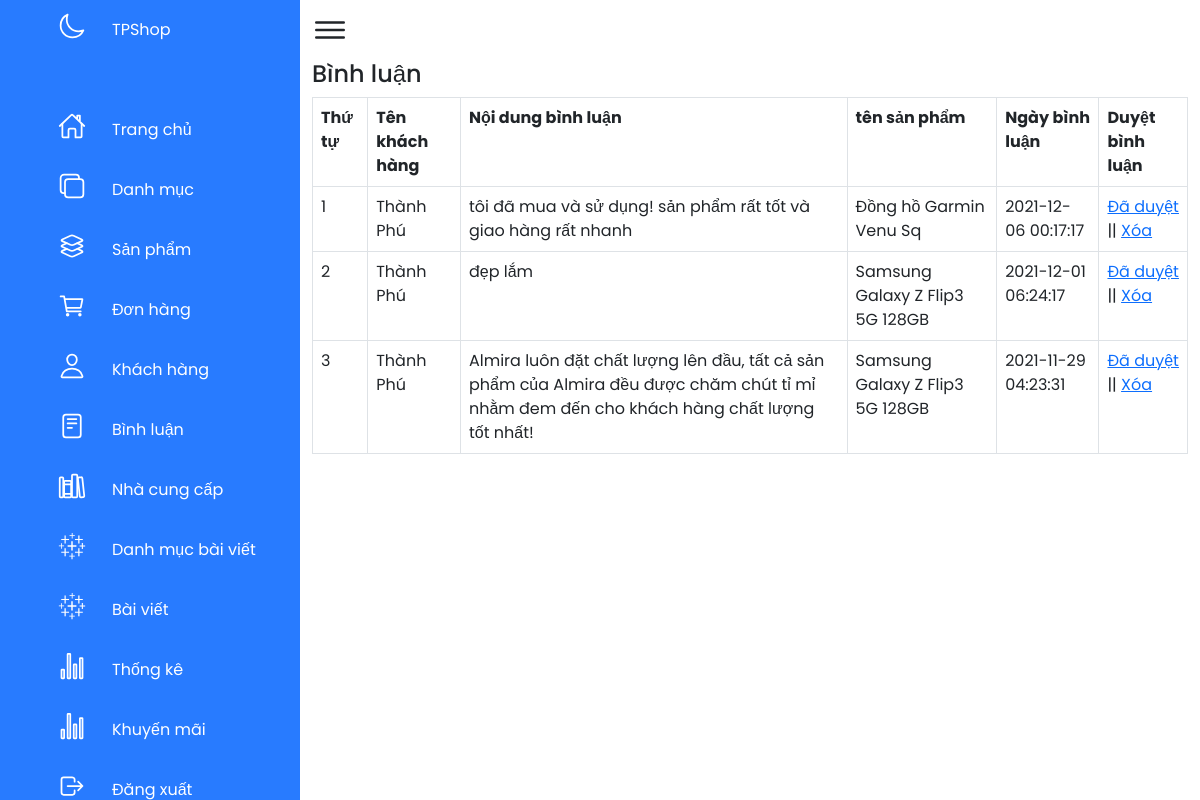
The app's page /admin/xulybinhluan.php with its own data.
### tables this page shows
CREATE TABLE `binhluan` (
  `binhluan_id` int(11) NOT NULL,
  `khachhang_id` int(11) NOT NULL,
  `name` varchar(100) NOT NULL,
  `noidung` text NOT NULL,
  `sanpham_id` int(11) NOT NULL,
  `ngaythang` timestamp NOT NULL DEFAULT current_timestamp() ON UPDATE current_timestamp(),
  `trangthai` int(11) NOT NULL COMMENT '0: chờ duyệt\r\n1: đã duyệt\r\n2: ẩn'
);

CREATE TABLE `sanpham` (
  `sanpham_id` int(11) NOT NULL,
  `category_id` int(11) NOT NULL,
  `sanpham_name` varchar(255) NOT NULL,
  `sanpham_chitiet` text NOT NULL,
  `sanpham_mota` text NOT NULL,
  `sanpham_gia` float NOT NULL,
  `sanpham_giakhuyenmai` float NOT NULL,
  `sanpham_active` int(11) NOT NULL COMMENT '0: sản phẩm đang bán\r\n1: sản phẩm ngừng bán hoặc hết hàng',
  `sanpham_hot` int(11) NOT NULL COMMENT '0:sản phẩm bình thường\r\n1:sản phẩm hot',
  `sanpham_soluong` int(11) NOT NULL,
  `sanpham_img` varchar(50) NOT NULL,
  `nhacungcap_id` int(11) NOT NULL
);

### admin/xulybinhluan.php (the view, shortened to what this page needs)
<?php
    include('../db/conn.php');
?>
<!DOCTYPE html>
<html lang="en">
<head>
    <link rel="stylesheet" href="../css/style_admin.css" >
    <link href="https://cdn.jsdelivr.net/npm/bootstrap@5.1.3/dist/css/bootstrap.min.css" rel="stylesheet">
</head>
<body>
    <div class="container1">
    <?php
            include ('menu.php');
        ?>
        <div class="main">
            <div class="toggle">
                <ion-icon name="menu-outline"></ion-icon>
            </div>
            <div class="container">
                <div class="row">
                    <div class="col-md-12">
                        <h4>Bình luận</h4>
                        <?php
                           $sql_select_binhluan = mysqli_query($con,"SELECT * FROM binhluan,sanpham
                                where binhluan.sanpham_id = sanpham.sanpham_id
                                    order by binhluan.binhluan_id DESC");
                        ?>
                        <table class="table  table-bordered ">
                            <tr>
                                <th>Thứ tự</th>
                                <th>Tên khách hàng</th>
                                <th>Nội dung bình luận</th>
                                <th>tên sản phẩm</th>
                                <th>Ngày bình luận</th>
                                <th>Duyệt bình luận</th>
                            </tr>
                        <?php
                            $i =0;
                            while($row_binhluan = mysqli_fetch_array($sql_select_binhluan)){
                            $i++;
                        ?>
                            <tr>
                                <td><?=$i?></td>
                                <td><?=$row_binhluan['name']?></td>
                                <td><?=$row_binhluan['noidung']?></td>
                                <td><?=$row_binhluan['sanpham_name']?></td>
                                <td><?=$row_binhluan['ngaythang']?></td>
                                <td>
                                    <a href="?quanly=duyet=1&binhluan_id=<?php echo $row_binhluan['binhluan_id']?>">
                                    <?php
                                     if($row_binhluan['trangthai']==0){
                                         echo 'Duyệt';
                                     }
                                     else{
                                         echo 'Đã duyệt';
                                     }
                                     ?></a> ||
                                    <a href="?xoabinhluan=<?php echo $row_binhluan['binhluan_id']?>" onclick="return confirm('bạn có chắc muốn xóa bình luận')">Xóa</a>
                                </td>
                            </tr>
                        <?php
                           }
                        ?>
                        </table>
                    </div>
                </div>
            </div>
        </div>
        </div>
</body>
</html>

### css/style_admin.css (style rules this page uses)
* { margin: 0; padding: 0; box-sizing: border-box; font-family: 'Poppins', sans-serif; }
:root { --blue: #287bff; --white: #fff; --grey: #f5f5f5; --black1: #222; --black2: #999; }
body { min-width: 100vh; overflow-x: hidden; }
.container1 { position: relative; width: 100%; }
.main { position: absolute; width: calc(100% - 300px); left: 300px; min-height: 100vh; background:var(--white); transition: 0.5s; }
.toggle { position: relative; width: 60px; height: 60px; display: flex; justify-content: center; align-items: center; font-size: 2.5em; cursor: pointer; }

### records on screen
binhluan: name "Thành Phú", noidung "tôi đã mua và sử dụng! sản phẩm rất tốt và giao hàng rất nhanh", sanpham.sanpham_name "Đồng hồ Garmin Venu Sq", ngaythang "2021-12-06 00:17:17", trangthai "Đã duyệt"
binhluan: name "Thành Phú", noidung "đẹp lắm", sanpham.sanpham_name "Samsung Galaxy Z Flip3 5G 128GB", ngaythang "2021-12-01 06:24:17", trangthai "Đã duyệt"
binhluan: name "Thành Phú", noidung "Almira luôn đặt chất lượng lên đầu, tất cả sản phẩm của Almira đều được chăm chút tỉ mỉ nhằm đem đến cho khách hàng chất lượng tốt nhất!", sanpham.sanpham_name "Samsung Galaxy Z Flip3 5G 128GB", ngaythang "2021-11-29 04:23:31", trangthai "Đã duyệt"
